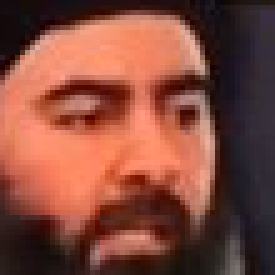
//> input picture data/users/portablestorm/images/829590440521273344/faces/0/crop.png, 55 x 55 px (shown 5 times larger)
$ ./main ../../data/users/portablestorm/images/829590440521273344/faces/0/crop.png ../../data/users/portablestorm/images/829590440521273344/faces/0/crop.png   (built with g++ and OpenCV 4)
//> lines starting //> are read from the running program, lines starting //| are printed output that depends on the picture
// Basic face detection
// Based on http://codereview.stackexchange.com/questions/28115/opencv-2-4-5-face-detection

#include <iostream>
#include <sys/stat.h>
#include "opencv2/objdetect/objdetect.hpp"
#include "opencv2/highgui/highgui.hpp"
#include "opencv2/imgproc/imgproc.hpp"

using namespace std;
using namespace cv;

void detect(Mat frame, char* argv[]);

// face cascade classifier
CascadeClassifier face_cascade;
int filenumber;
string filename;

// Function main
int main(int argc, char* argv[])
{
    // check if arguments are there
    if (argc <= 2)
    {
        cout << "Fatal Error: No filepaths specified." << endl;
        return -1;
    }

    // load the initial cascade
    if (!face_cascade.load("/var/www/api.joemcalister.com/html/ami/detection/face/haarr.xml")){
        cout << "Error: Couldn't find the Haar file." << endl;
        return -1;
    }

    // load in the image to analyse
    Mat frame = imread(argv[2]);
//> frame is the input picture: 55 rows x 55 cols, CV_8UC3; mean B, G, R 60.7, 73.7, 131.3

    // apply the classifier
    if (!frame.empty()){
        detect(frame, argv);

    }else{
        cout << "Error: No image submitted." << endl;
    }

    return 0;
}

// detect the faces in the image
void detect(Mat frame, char* argv[])
{
    vector<Rect> faces;
    Mat frame_gray;
    Mat crop;
    Mat res;
    Mat gray;
    string text;
    stringstream sstm;

    cvtColor(frame, frame_gray, COLOR_BGR2GRAY);
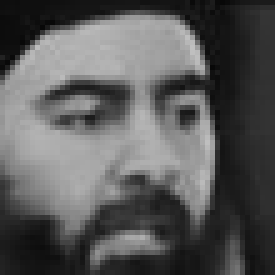
//> frame_gray: 55 rows x 55 cols, CV_8UC1 (shown 5 times larger); min 8, max 192, mean 89.5
    equalizeHist(frame_gray, frame_gray);
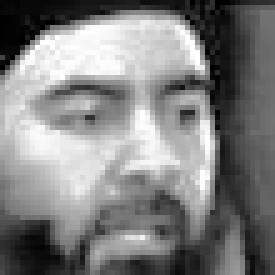
//> frame_gray: 55 rows x 55 cols, CV_8UC1 (shown 5 times larger); min 0, max 255, mean 128.4

    // detect the faces in the image
    face_cascade.detectMultiScale(frame_gray, faces, 1.1, 10, 0 | CASCADE_SCALE_IMAGE, Size(30, 30));
//> faces = 1 Rect (x, y, width, height): [2, 3, 50, 50]

    // Set Region of Interest
    Rect roi_b;
    Rect roi_c;

    size_t ic = 0; // ic is index of current element
    int ac = 0; // ac is area of current element

    size_t ib = 0; // ib is index of biggest element
    int ab = 0; // ab is area of biggest element

    // loop through all the faces found
    cout << faces.size() << " face(s) were/was found." << endl;
//| 1 face(s) were/was found.
    for (ic = 0; ic < faces.size(); ic++)
    {
        roi_c.x = faces[ic].x;
        roi_c.y = faces[ic].y;
        roi_c.width = (faces[ic].width);
        roi_c.height = (faces[ic].height);

        ac = roi_c.width * roi_c.height; // Get the area of current element (detected face)

        roi_b.x = faces[ib].x;
        roi_b.y = faces[ib].y;
        roi_b.width = (faces[ib].width);
        roi_b.height = (faces[ib].height);

        ab = roi_b.width * roi_b.height; // Get the area of biggest element, at beginning it is same as "current" element

        if (ac > ab)
        {
            ib = ic;
            roi_b.x = faces[ib].x;
            roi_b.y = faces[ib].y;
            roi_b.width = (faces[ib].width);
            roi_b.height = (faces[ib].height);
        }

        // crop face out of image
        crop = frame(roi_c);
        resize(crop, res, Size(128, 128), 0, 0, INTER_LINEAR); // This will be needed later while saving images

        // create a new directory for the face
        ostringstream filepath;
        filepath << argv[1] << "/faces/" << filenumber;
        string filepathstr = filepath.str();

        char * filepathcst = new char [filepathstr.length()+1];
        strcpy(filepathcst, filepathstr.c_str());

        const int dir_err = mkdir(filepathcst, S_IRWXU | S_IRWXG | S_IROTH | S_IXOTH);
        if (-1 == dir_err)
        {
            printf("Error creating directory!n");
//> (the run ends here: the program exits with an error code, at `exit(1);`)
